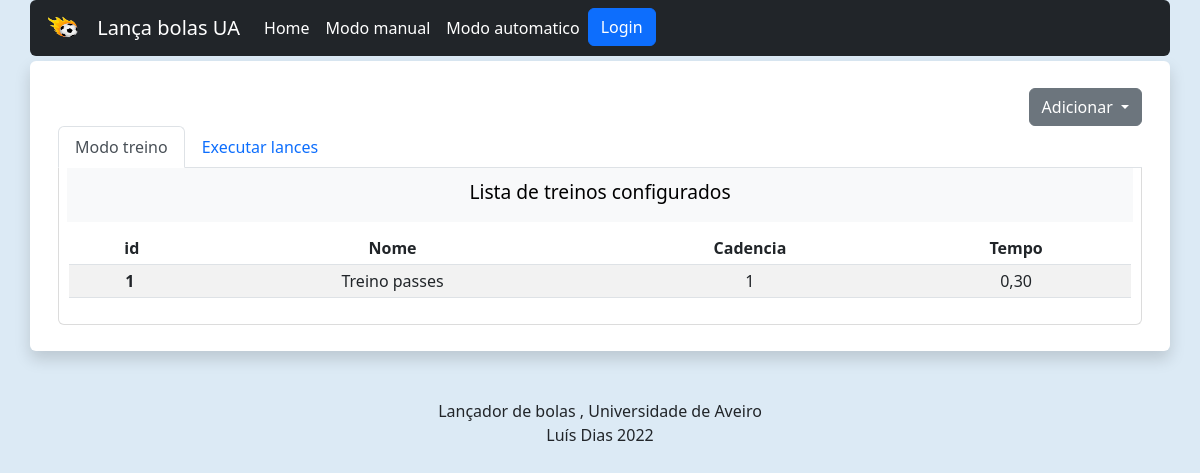
The app's page /modoauto, older data.
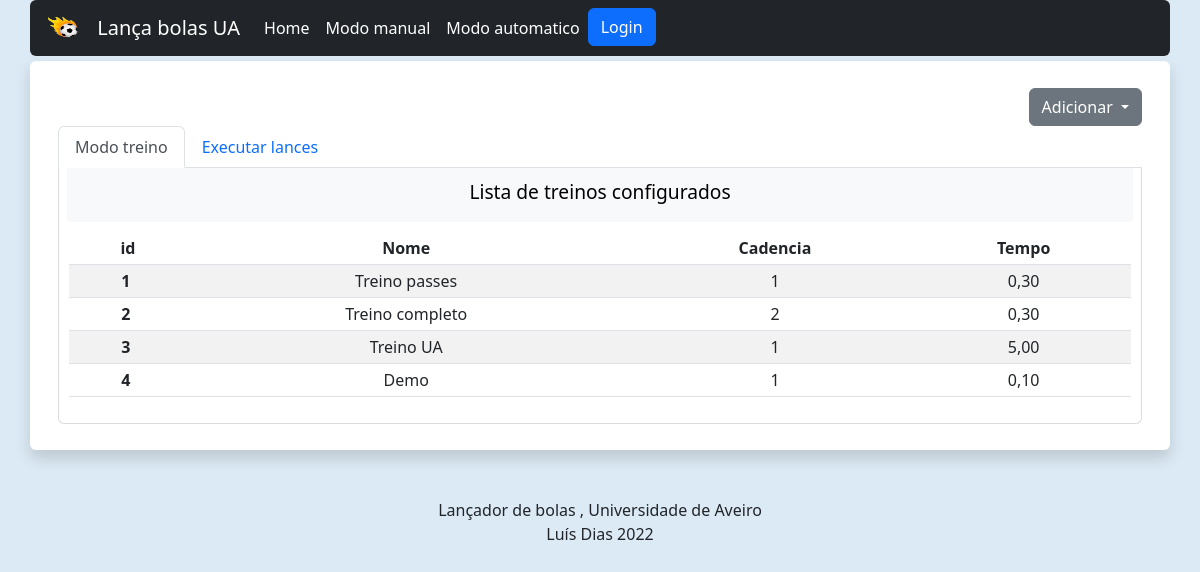
The same page, newer data.
### appBolas/models.py (models this page shows, shortened)
class treino(models.Model):
    nomeTreino=models.CharField('Nome do Treino',max_length=20)
    lances = models.ManyToManyField(lance)
    Qt_bolas_lance=models.IntegerField("Bolas lançadas por lance", default=5)            # Bolas lançadas por cada lance
    maxBolasTreino=models.IntegerField("Maximo de bolas por treino", default=200)        # Maximo de bolas por cada treino
    class cadencia(models.IntegerChoices):
            Baixa = 4
            Media = 3
            Alta = 2
            Elevada = 1
    cadenciaTreino = models.IntegerField("Cadencia do treino",choices=cadencia.choices, default=1)
    dataCriacao = models.DateTimeField("Data",default=datetime.now, editable=False)
    tempoTreino=models.DecimalField("Tempo de treino(H,MIN)", default=5, max_digits=5, decimal_places=2)
    class Seqlances(models.IntegerChoices):
            ALEATORIA = 1
            SEQUENCIAL = 2
    SequenciaLances = models.IntegerField("Sequencia de lances",choices=Seqlances.choices, default=1)
    '''
        ALEATORIA = 'AL'
    SEQUENCIAL = 'SQ'
    ALEATORIA_SEQUENCIAL = [
        (ALEATORIA, 'Aleatória'),
        (SEQUENCIAL, 'Sequencial'),
    ]
    SequenciaLances = models.CharField('Sequencia de lances',
        max_length=2,
        choices=ALEATORIA_SEQUENCIAL,
        default=ALEATORIA,
    )
    '''

### appBolas/views.py (the view)
# urls.py: path("modoauto", views.modoauto, name="modoauto"),                          # Quando vem um pedido de 'modoauto' browser retorna a funcao modoauto     NÃO UTILIZADO!!!!
def modoauto(request):
    is_ajax = request.headers.get('X-Requested-With') == 'XMLHttpRequest'
    if is_ajax:                                                                 # Se o metodo for ajax, então a resposta é em JSON
        if request.method=="GET":                                               # Se GET então
            todos = list(treino.objects.all().values())                         # Recebe os valores da base de dados
            return JsonResponse({'context': todos}, status=200)                 # Envia os valores por JSON, e retorna 200(ok)
        if request.method=="POST":                                              # Se o methodo for POST então
            dataFromPost=json.load(request)                                     # recebe os valores de POST
            if "idlance" in dataFromPost:
                dbLance = LanceDB.objects.get(id=dataFromPost["idlance"])
                print("Lance " + str(dataFromPost["idlance"]))
                respostaJson={
                    'nomeLance': dbLance.nomeLance,
                    'anguloX': dbLance.anguloX,
                    'anguloY': dbLance.anguloY,
                    'anguloInclinacao': dbLance.anguloInclinacao,
                    'velocidadeRoloEsq': dbLance.velocidadeRoloEsq,
                    'velocidadeRoloDir': dbLance.velocidadeRoloDir,
                }
                return JsonResponse(respostaJson, status=200)
            if "id" in dataFromPost:
                dbTreino = treino.objects.get(id=dataFromPost["id"])
                serialized_q = serializers.serialize('json', dbTreino.lances.all())
                lancesJson={}
                i=0
                lances = dbTreino.lances.all()
                for lance in lances:
                    lancesJson.update({'lance'+ str(i): lance.nomeLance})
                    i=i+1
                respostaJson={
                    'statusID': dbTreino.id,
                    'lances' : lancesJson,
                    'tituloTreino': dbTreino.nomeTreino,
                    'dataCriacao' : dbTreino.dataCriacao,
                    'cadenciaTreino'   : dbTreino.cadenciaTreino,
                    'sequenciaLances'  : dbTreino.SequenciaLances,
                }
                return JsonResponse(respostaJson, status=200)
            if "tipoRequisicao" in dataFromPost:
                if(dataFromPost["tipoRequisicao"]=="START"):            # Inicia o treino e envia o ID
                    if "id_treino" in dataFromPost:
                        print("START TREINO")
                        engineLancadorBolas.start((dataFromPost["id_treino"]), tipo="treino")
                    if "id_lance" in dataFromPost:
                        dictLance= { "cadencia": dataFromPost["cadencia_lance"],
                                      "qtBolas": dataFromPost["qtBolas"]  }
                        engineLancadorBolas.start((dataFromPost["id_lance"]), tipo="lance", dataLance=dictLance  )
                        print("START LANCE")
                        pass
                    respostaJson={'status': "ok",}
                elif(dataFromPost["tipoRequisicao"]=="STOP"):           # Pará o treino e envia o ID de paragem
                    if "id_treino" in dataFromPost:
                        engineLancadorBolas.stop(tipo="treino")
                    if "id_lance" in dataFromPost:
                        engineLancadorBolas.stop(tipo="lance")
                        pass
                    respostaJson={'status': "ok",}
                elif(dataFromPost["tipoRequisicao"]=="RESUME"):
                    if "id_treino" in dataFromPost:
                        engineLancadorBolas.resume(tipo="treino")
                    if "id_lance" in dataFromPost:
                        print("RESUME LANCE")
                        pass
                    respostaJson={'status': "run",}
                elif(dataFromPost["tipoRequisicao"]=="PAUSE"):
                    if "id_treino" in dataFromPost:
                        engineLancadorBolas.pause(tipo="treino")
                    if "id_lance" in dataFromPost:
                        print("PAUSE LANCE")
                        pass
                    respostaJson={'status': "pause",}
                    pass
                elif((dataFromPost["tipoRequisicao"]=="GET_INFO")):
                    respostaJson={
                    'timeLeft': engineLancadorBolas.get_timeleft(tipo="treino"),
                    'get_percentleft' : engineLancadorBolas.get_percentleft(tipo="treino"),
                    }
                elif((dataFromPost["tipoRequisicao"]=="GET_INFO_LANCE")):
                    if(engineLancadorBolas.threadLance.runing==False):
                        engineLancadorBolas.threadLance.stop()
                    respostaJson={
                    'qtBolasLeft': engineLancadorBolas.get_bolasLancadasLeft(tipo="lance"),
                    'get_percent' : engineLancadorBolas.get_percentleft(tipo="lance"),
                    'isStoped'    : engineLancadorBolas.isStoped(tipo="lance")
                    }
                return JsonResponse(respostaJson, status=200)
        return JsonResponse({'status': 'Invalid request'}, status=400)
    else:                                       # else não é AJAX, e devolve a página.
        dbTreinos= treino.objects.all()
        dblances = LanceDB.objects.all()
        context={
            "treinos": dbTreinos,
            "lances":dblances,
        }
        return render(request, 'modoauto.html', context)

### appBolas/templates/modoauto.html (shortened to what this page needs)
{% extends 'base.html' %}
{% block body %}
                <div class="dropdown" style="text-align: right;">
                    <button class="btn btn-secondary dropdown-toggle" type="button" id="dropdownMenuButton2"
                        data-bs-toggle="dropdown" aria-expanded="false">
                        Adicionar
                    </button>
                </div>
                <nav>
                    <div class="nav nav-tabs" id="nav-tab" role="tablist">
                        <button class="nav-link active" id="nav-home-tab" data-bs-toggle="tab"
                            data-bs-target="#nav-treino" type="button" role="tab" aria-controls="nav-home"
                            aria-selected="true">Modo treino</button>
                        <button class="nav-link" id="nav-profile-tab" data-bs-toggle="tab" data-bs-target="#nav-lances"
                            type="button" role="tab" aria-controls="nav-profile" aria-selected="false">Executar lances
                        </button>
                    </div>
                </nav>
                <div class="tab-content" id="div-NaveBody">
                    <div class="tab-pane fade show active" id="nav-treino" role="tabpanel"
                        aria-labelledby="nav-home-tab">
<div class="bg-light" id="tituloListas_treinos">
  Lista de treinos configurados
</div>
<div class="table-responsive" style="margin: 10px;">
  <table class=" table table-sm table-striped" id="id_table" data-url={% url 'modoauto' %}>
    <thead>
      <tr>
        <th scope="col" class="text-center">&nbsp; id</th>
        <th scope="col" class="text-center">Nome</th>
        <th scope="col" class="text-center">Cadencia</th>
        <th scope="col" class="text-center">Tempo</th>
      </tr>
    </thead>
    <tbody id="tableTreinoBody">
      {% for treino in treinos %}
      <tr data-id="{{treino.id}}">
        <th scope="row">&nbsp;{{treino.id}}</th>
        <td>{{treino.nomeTreino}}</td>
        <td>{{treino.cadenciaTreino}}</td>
        <td>{{treino.tempoTreino}}</td>
      </tr>
      {% endfor %}
    </tbody>
  </table>
</div>
</div>
{% endblock body %}

### appBolas/templates/base.html (shortened to what this page needs)
{% load static %}
<!DOCTYPE html>
<html lang="pt">
<head>
    <link rel="stylesheet" type="text/css" href="{% static 'css/bootstrap.css' %}">
    <link rel="stylesheet" type="text/css" href="{% static 'css/style.css' %}">
    <link rel="stylesheet" href="{% static 'images/icons/bootstrap-icons.css' %} ">
    <link rel="stylesheet" type="text/css" href="{% static 'css/jquery.dataTables.min.css' %}">
</head>
<body>
    <nav class="container-lg rounded navbar col-12 navbar-expand-lg navbar-dark bg-dark" z-index="999">
        <div class="container-lg col-lg m-auto">
            <a class="navbar-brand" href="">
                <img src="{% static 'images/Logo.png' %}" alt="" class="inline-brand align-top" width="50"
                    height="30">
                Lança bolas UA
            </a>
            <div class="collapse navbar-collapse" id="navbarTogglerDemo03">
                <ul class="navbar-nav me-auto mb-2 mb-lg-0">
                    <li class="nav-item">
                        <a class="nav-link active" aria-current="page" href="/homepage">Home</a>
                    </li>
                    <li class="nav-item">
                        <a class="nav-link active" href="/">Modo manual</a>
                    </li>
                    <li class="nav-item" >
                        <a class="nav-link active" href="/modoauto">Modo automatico</a>
                    </li>
                    <li class="nav-item" >
                        <div class="col" style="color: aliceblue;text-align: right; "><a href="/admin"><button type="button" class="btn btn-primary">Login</button></a></div>
                    </li>
                    <li class="nav-item">
                        <div class="nav-link disable"  ><div id="txt_logado">{{logado}}</div></div>
                    </li>
                </ul>
            </div>
        </div>
    </nav>
    <div id="espacamento_topo"></div>
    <div class="container-lg align-self-sm-auto " >
            <div class="row shadow p-3 mb-5 bg-body rounded text-alg">
               <div class="col-lg-12 align-items-center" id="ColunaContainer" style="margin-top: 1%;">
                        {% block body %}
                        {% endblock %}
                </div>
                <p class="m-auto" style="padding-top: 10px;" id="hora_atual"></p>
            </div>
    </div>
    <div class="row-lg text-alg" >
        Lançador de bolas , Universidade de Aveiro
        <p>Luís Dias 2022</p>
    </div>
</body>
</html>

### appBolas/static/css/style.css (style rules this page uses)
body { background-color: rgb(220, 234, 245); }
#ColunaContainer { position: relative; }
#nav-treino, #nav-lances { border-width: 1px; border-style: solid; border-top: 0px; border-color: gainsboro; border-bottom-left-radius: 6px; border-bottom-right-radius: 6px; }
#tituloListas_lances,#tituloListas_treinos { margin:8px; margin-top: 0px; padding: 15px; padding-top: 10px; font-style: normal; font-size: larger; text-align: center; color: black; }
#espacamento_topo { height: 5px; }
.text-alg { text-align: center; }

Row changes from the older to the newer data that the page shows:
added treino: id "2", nomeTreino "Treino completo", cadenciaTreino "2", tempoTreino "0,30"
added treino: id "3", nomeTreino "Treino UA", cadenciaTreino "1", tempoTreino "5,00"
added treino: id "4", nomeTreino "Demo", cadenciaTreino "1", tempoTreino "0,10"
